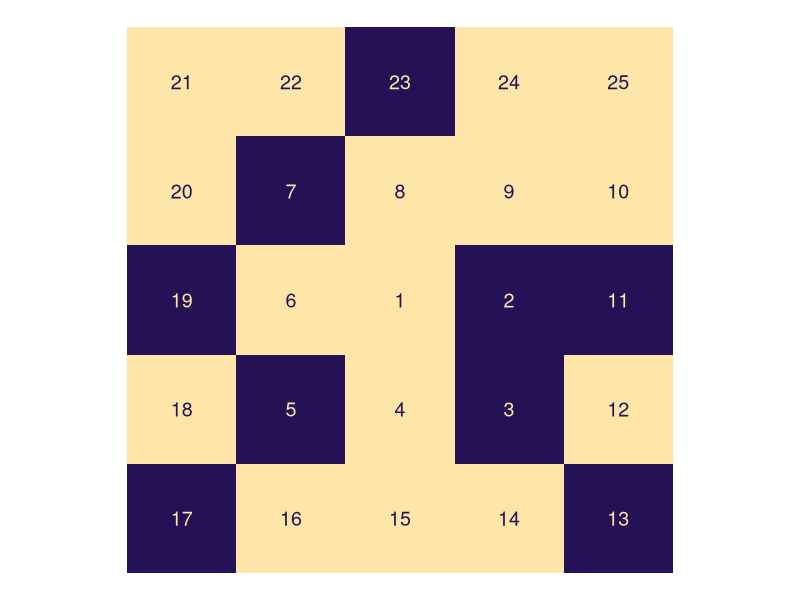
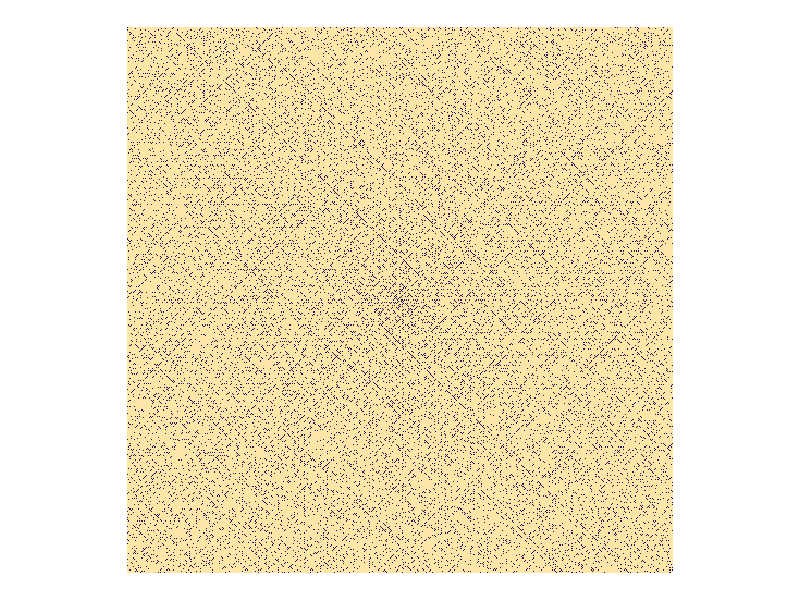
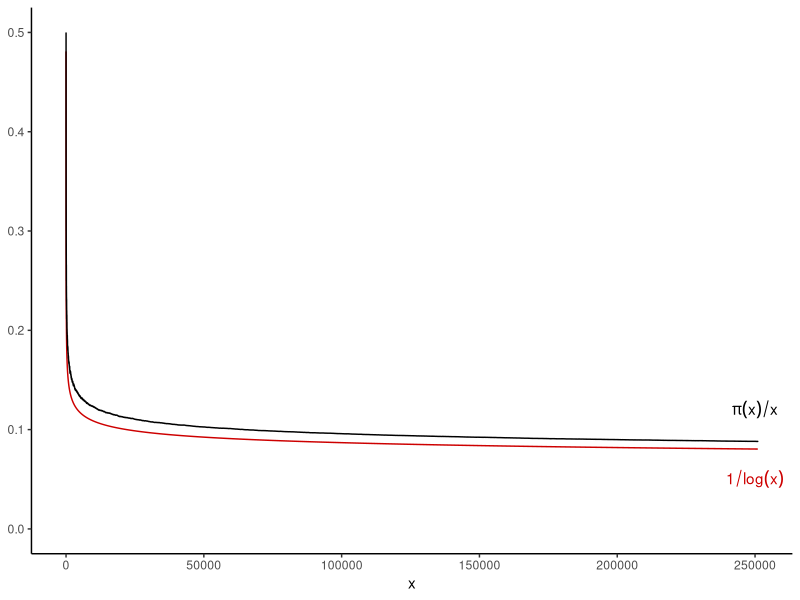
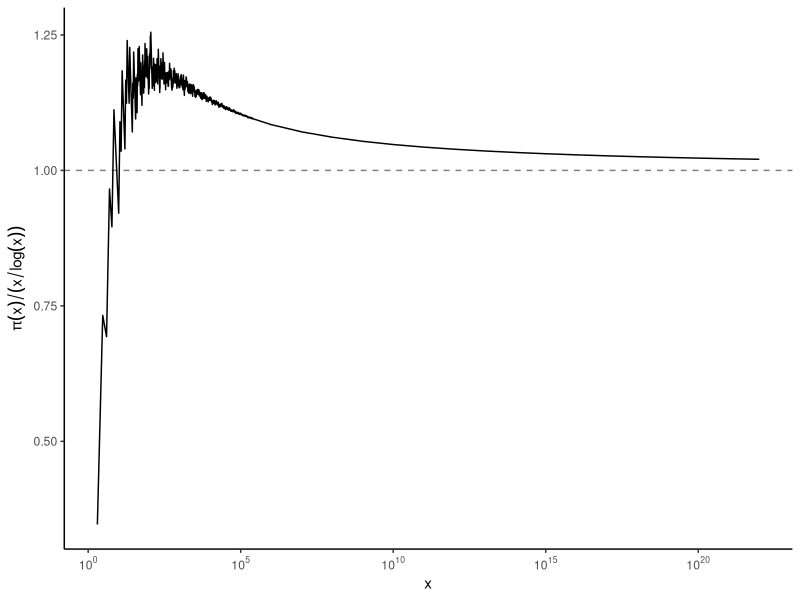

These figures' R source, in order:
## ---- chunk 1
knitr::opts_chunk$set(echo = FALSE, fig.height = 8 / 2, fig.width = 16 / 2,
                      cache = TRUE, fig.path = "figure/", 
                      cache.path = "_cache/")
options(width = 70)  # if 4:3 set to 55, otherwise 70
library(tidyverse)
library(ggpubr)
library(cowplot)
library(ggrepel)
library(ggforce)
theme_set(theme_classic())
## ---- chunk 2
Ulam.Spiral<-function(N){
  if (N %% 2 == 0){
     cat(sprintf("Error: function only accepts odd integers because it a poorly written and fragile piece of code.\n"))
  }else{
m <- matrix(NA, nrow=(N), ncol=N)
    top.left<-c(1,1)
    bottom.right<-c(N,N)
    top.right<-c(1,N)
    bottom.left<-c(N,1)
    n<-N
    a<-N
    m[median(1:N),median(1:N)]<-1

while(a>=3){
# This is an adaptation of a Euler Problem 28 solution. It calculates the diaginals. 
    m[bottom.right[1],bottom.right[2]]<- a^2 #bottom right
    m[top.left[1],top.left[2]]<- a^2 - 2*a + 2 # top left
    m[top.right[1],top.right[2]]<- a^2 - 3*a + 3 # top right
    m[bottom.left[1],bottom.left[2]]<- a^2 - a + 1 #bottom left

#Both Horizontal Rows
    m[top.left[1],(top.left[2]+1):(top.right[2]-1)]<-seq( m[top.left[1],top.left[2]]-1,m[top.left[1],top.right[2]]+1) #Fill in top row
    m[bottom.left[1],(bottom.left[2]+1):(bottom.right[2]-1)]<-seq(m[bottom.left[1],bottom.left[2]]+1,  m[bottom.left[1],bottom.right[2]]-1) #Fill in bottom row
#Left Vertical Rows
    m[(top.left[1]+1):(bottom.left[1]-1), top.left[1]] <- seq(m[top.left[1],top.left[1]]+1,  m[bottom.left[1],top.left[1]]-1)#Left Hand Row
#Right Verical Row
   m[(top.right[1]+1):(bottom.right[2]-1),top.right[2]] <-seq(m[top.right[1],top.right[2]]-1 , m[top.right[1],top.right[2]] - (a-2) )
#drop down on square  and repeat
    a<-a-2
    top.left<-c(top.left[1]+1,top.left[2]+1)
    bottom.right<-c(bottom.right[1]-1,bottom.right[2]-1)
    top.right<-c(top.right[1]+1,top.right[2]-1)
    bottom.left<-c(bottom.left[1]-1,bottom.left[2]+1)
}
return(m)   
}
}
    
  
Prime.Marker<-function(N, ulamSpiral){
m <- matrix(NA, nrow=(N^2), ncol=4)
for (i in seq(N)) {
  for(j in seq(N)){
#    print(ulamSpiral[i,j])
    m[ulamSpiral[i,j],] <- c(ulamSpiral[i,j],j,i,IsPrime(ulamSpiral[i,j]))
  }
}
m <-as.data.frame(m)
colnames(m)<-c("n","x","y","p")
return(m)
}



#Prime Number Checker stolen from http://librestats.wordpress.com/2011/08/20/prime-testing-function-in-r/
#Thanks to librestats

IsPrime <- function(n){ # n=Integer you want to know if is/not prime
  if ((n-floor(n)) > 0){
    cat(sprintf("Error: function only accepts natural number inputs\n"))
  } else if (n < 1){
      cat(sprintf("Error: function only accepts natural number inputs\n"))
    } else
  # Prime list exists
  if (try(is.vector(primes), silent=TRUE) == TRUE){

    # Prime list is already big enough
    if (n %in% primes){
      TRUE
    } else
    if (n < tail(primes,1)){
      FALSE
    } else
    if (n <= (tail(primes,1))^2){
      flag <- 0
      for (prime in primes){
        if (n%%prime == 0){
          flag <- 1
          break
        }
      }

      if (flag == 0){
        TRUE
      }
      else {
        FALSE
      }
    }

    # Prime list is too small; get more primes
    else {
      last.known <- tail(primes,1)
      while ((last.known)^2 < n){
        assign("primes", c(primes,GetNextPrime(primes)), envir=.GlobalEnv)
        last.known <- tail(primes,1)
      }
      IsPrime(n)
    }
  } else {
    # Prime list does not exist
    assign("primes", PrimesBelow(n,below.sqrt=TRUE), envir=.GlobalEnv)
    IsPrime(n)
  }
}

# Get next prime
GetNextPrime <- function(primes){ # primes=Known prime list
  i <- tail(primes,1)
  while (TRUE){
    flag <- 0
    i <- i+2
    if (i%%6 == 3){
      flag <- 1
    }
    if (flag == 0){
      s <- sqrt(i)+1
      possible.primes <- primes[primes<s]
      for (prime in possible.primes){
        if ((i%%prime == 0)){
          flag <- 1
          break
        }
      }
      if (flag == 0){
        break
      }
    }
  }
  i
}

# Primes below specified integer n; optionally only those below sqrt(n)
PrimesBelow <- function(n, below.sqrt=FALSE){
  if (below.sqrt == TRUE){
    m <- ceiling(sqrt(n))
  } else {
    m <- n
  }

  primes <- c(2,3)
  i <- 3
  while (i < m-1){
    flag <- 0
    i <- i+2
    if (i%%6 == 3){
      flag <- 1
    }
    if (flag == 0){
      s <- sqrt(i)+1
      possible.primes <- primes[primes<s]
      for (prime in possible.primes){
        if ((i%%prime == 0)){
          flag <- 1
          break
        }
      }
      if (flag == 0){
        primes <- c(primes, i)
      }
    }
  }
  primes
}


    
    

#Demos

spiral<- Ulam.Spiral(5)
p<-Prime.Marker(5, spiral)



## ---- chunk 3
N <- 5
dat <- Prime.Marker(N, Ulam.Spiral(N))
ggplot(dat, aes(x, y, fill = p, label = n)) +
  geom_tile(stat = "identity") +
  geom_text(aes(col = p), size = 5) +
  coord_equal() +
  scale_fill_viridis_c(option = "magma", begin = 0.15, end = 0.95, 
                       direction = -1) +
  scale_colour_viridis_c(option = "magma", begin = 0.15, end = 0.95) +
  theme_void() +
  theme(legend.position = "none")
## ---- chunk 4
N <- 501
dat <- Prime.Marker(N, Ulam.Spiral(N))
ggplot(dat, aes(x, y, fill = p, label = n)) +
  geom_tile(stat = "identity") +
  coord_equal() +
  scale_fill_viridis_c(option = "magma", begin = 0.15, end = 0.95, 
                       direction = -1) +
  theme_void() +
  theme(legend.position = "none")
## ---- chunk 5
as_tibble(dat) %>%
  mutate(pix = cumsum(p),
         pixoverx = pix / n,
         ratio = pixoverx * log(n)) %>%
  # filter(n %in% c(10, 10^2, 10^3, 10^4, 10^5)) 
  filter(pix > 0) %>%
  ggplot(aes(n, pixoverx)) +
  geom_line(aes(n, 1 / log(n)), col = "red3") +
  geom_line() +
  scale_y_continuous(limits = c(0, 0.5), name = NULL) +
  scale_x_continuous(name = "x") +
  annotate("text", x = 250000, y = 0.05, label = expression(1/log(x)),
           col = "red3") +
  annotate("text", x = 250000, y = 0.12, label = expression(pi(x)/x))
## ---- chunk 6
dat2 <- tibble(
  n = 10 ^ (1:22),
  pix = c(4, 25, 168, 1229, 9592, 78498, 664579, 5761455, 50847534, 455052511, 4118054813, 37607912018, 346065536839, 3204941750802, 29844570422669, 279238341033925, 2623557157654233, 24739954287740860, 234057667276344607, 2220819602560918840, 21127269486018731928, 201467286689315906290)
) %>%
  mutate(pixoverx = pix / n,
         ratio = pixoverx * log(n))

as_tibble(dat) %>%
  mutate(pix = cumsum(p),
         pixoverx = pix / n,
         ratio = pixoverx * log(n)) %>%
  full_join(dat2) %>%
  filter(pix > 0) %>%
  ggplot(aes(n, ratio)) +
  geom_hline(yintercept = 1, linetype = "dashed", col = "grey50") +
  geom_line() +
  scale_x_log10(
    name = "x",
    breaks = scales::trans_breaks("log10", function(x) 10^x),
    labels = scales::trans_format("log10", scales::math_format(10^.x))
  ) +
  labs(y = expression(pi(x)/(x/log(x))))
